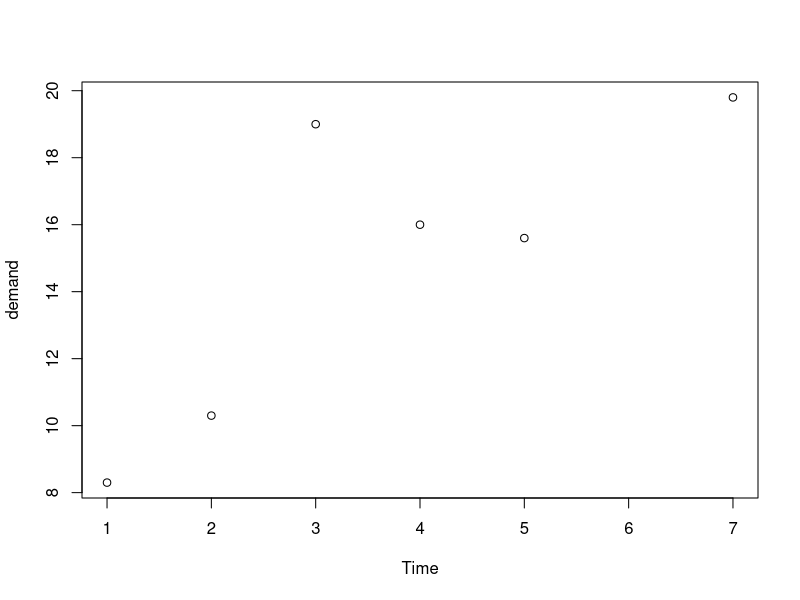
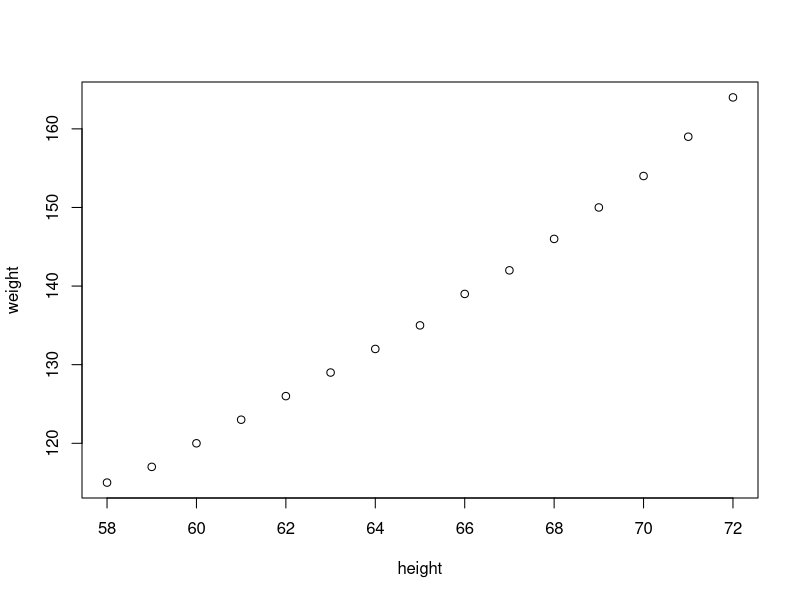
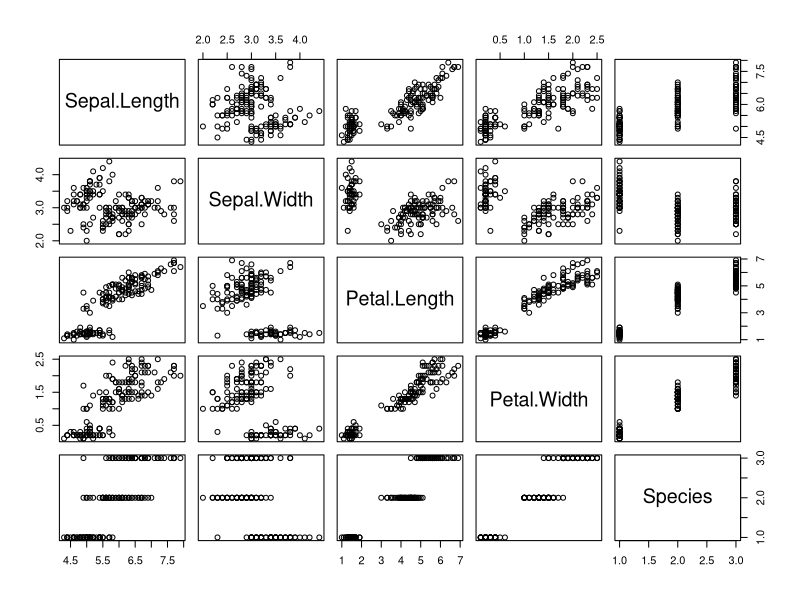

Write the R code that produced these figures, in order.
## ---- chunk 1
ana = 8L
#class(ana)
paulo = 12L
#class(paulo)
ifelse(ana > paulo, "A menina é mais velha", "O menino é mais velho")
## ---- chunk 2
ana = 8L
paulo = 12L

if (ana > paulo) {
  "A menina é mais velha"
}else {
  "O menino é mais velho"
  }
## ---- chunk 3
class(BOD)
## ---- chunk 4
head(BOD)
## ---- chunk 5
num = c(1, 2, 3, 4, 5, 6, 7, 8, 9, 10)
for (i in num) {
  if (i %% 2 == 0){
  print(i)
  }
}  
## ---- chunk 6
tail(women, n=10L)
## ---- chunk 7
plot(BOD)
## ---- chunk 8
plot(women)
## ---- chunk 9
plot(iris)
## ---- chunk 10
class(iris)
## ---- chunk 11
v1 = c(1, 2, 3)
v2 = c(1, 2, 3)
v3 = v1 + v2
print(v3)
## ---- chunk 12
class(CO2)
length(CO2)
